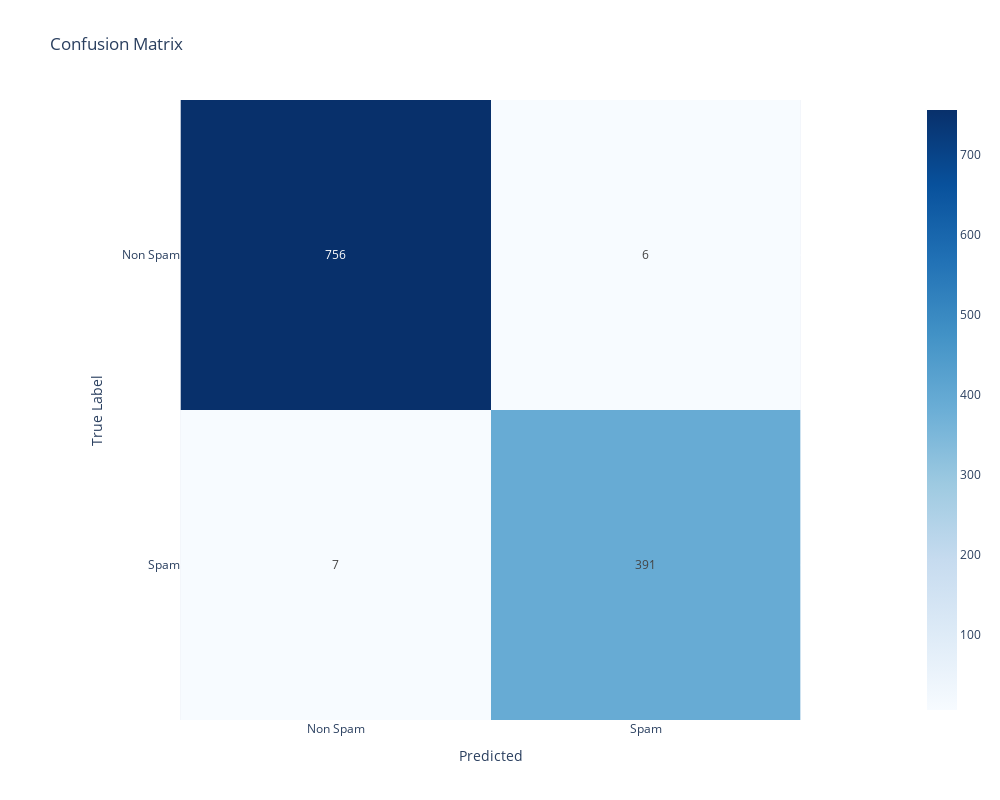

Notebook code cell kept with this figure:
### Markdown cell above
I use the Adam optimizer and the crossentropy loss to compile the model. This combination is also oftenly used in binary classification problems. The accuracy is the metrics that we will take a look at.  
I also define an early stopping criteria to stop the training if the loss isnt improving after 2 epochs.

The results seem to be really good, let's have more details using a classification report and a confusion matrix :

### Code cell
# Make prediction to be able to print the classification report
y_pred = model.predict(X_test)
prediction = (y_pred > 0.5).astype(int)

print(classification_report(y_test, prediction, target_names=class_labels))

# Print a confusion matrix with the results of the model
confusion_matrix_plot = confusion_matrix(y_test, prediction)
fig = px.imshow(confusion_matrix_plot, 
    text_auto=True, 
    title="Confusion Matrix", width=1000, height=800,
    labels=dict(x="Predicted", y="True Label"),
    x=class_labels,
    y=class_labels,
    color_continuous_scale='Blues'
)
fig.show()

### Figure 1 — Plotly figure (JSON) as saved in the notebook; plotly's stock layout.template omitted (floating-point values rounded to 4 significant figures)
{"data": [{"coloraxis": "coloraxis", "hovertemplate": "Predicted: %{x}<br>True Label: %{y}<br>color: %{z}<extra></extra>", "name": "0", "texttemplate": "%{z}", "type": "heatmap", "x": ["Non Spam", "Spam"], "xaxis": "x", "y": ["Non Spam", "Spam"], "yaxis": "y", "z": [[756, 6], [7, 391]]}], "layout": {"coloraxis": {"colorscale": [[0, "rgb(247,251,255)"], [0.125, "rgb(222,235,247)"], [0.25, "rgb(198,219,239)"], [0.375, "rgb(158,202,225)"], [0.5, "rgb(107,174,214)"], [0.625, "rgb(66,146,198)"], [0.75, "rgb(33,113,181)"], [0.875, "rgb(8,81,156)"], [1, "rgb(8,48,107)"]]}, "height": 800, "title": {"text": "Confusion Matrix"}, "width": 1000, "xaxis": {"anchor": "y", "constrain": "domain", "domain": [0, 1], "scaleanchor": "y", "title": {"text": "Predicted"}}, "yaxis": {"anchor": "x", "autorange": "reversed", "constrain": "domain", "domain": [0, 1], "title": {"text": "True Label"}}}}
